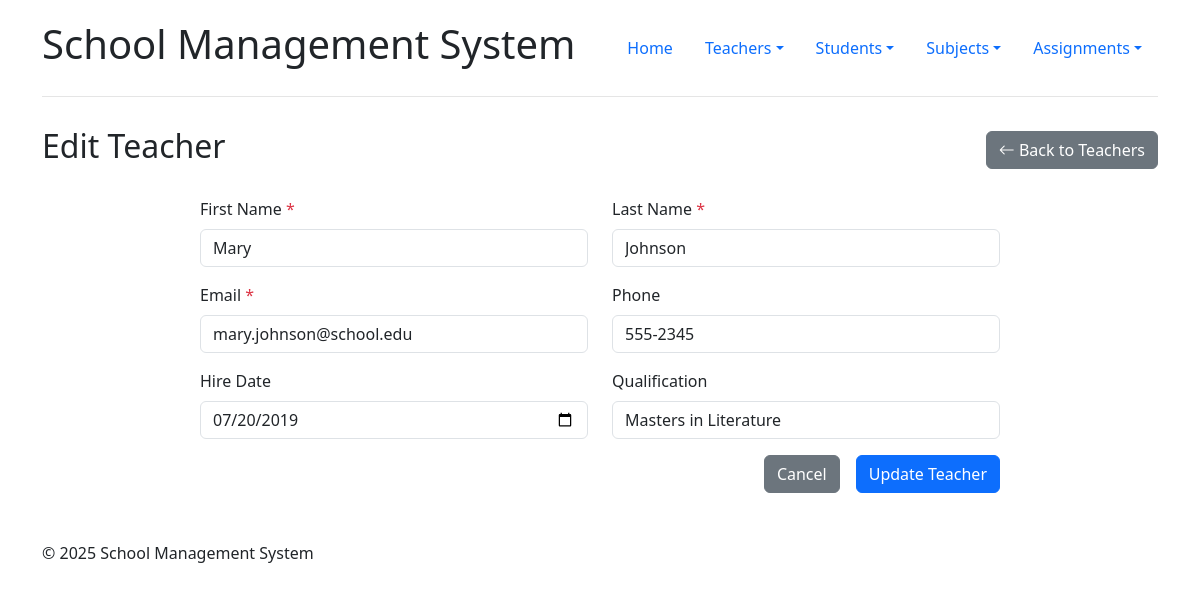
The app's page /teachers/edit.php?id=2 with its own data.
### tables this page shows
CREATE TABLE IF NOT EXISTS teachers (
    teacher_id INT AUTO_INCREMENT PRIMARY KEY,
    first_name VARCHAR(50) NOT NULL,
    last_name VARCHAR(50) NOT NULL,
    email VARCHAR(100) UNIQUE NOT NULL,
    phone VARCHAR(20),
    hire_date DATE,
    qualification VARCHAR(100),
    created_at TIMESTAMP DEFAULT CURRENT_TIMESTAMP,
    updated_at TIMESTAMP DEFAULT CURRENT_TIMESTAMP ON UPDATE CURRENT_TIMESTAMP
);

### config.php (called while the page is built, shortened)
<?php
$host = 'localhost';
$user = 'root';
$password = '';
$database = 'school_management';
$conn = new mysqli($host, $user, $password, $database);
$conn->set_charset("utf8mb4");
function sanitize($data) {
    global $conn;
    $data = trim($data);
    $data = stripslashes($data);
    $data = htmlspecialchars($data);
    return $conn->real_escape_string($data);
}
?>

### teachers/edit.php (the view, shortened to what this page needs)
<?php
require_once '../includes/header.php';
$teacher_id = sanitize($_GET['id']);
$query = "SELECT * FROM teachers WHERE teacher_id = ?";
$stmt = $conn->prepare($query);
$stmt->bind_param("i", $teacher_id);
$stmt->execute();
$result = $stmt->get_result();
$teacher = $result->fetch_assoc();
?>
<div class="row">
    <div class="col-md-12">
        <div class="d-flex justify-content-between align-items-center mb-4">
            <h2>Edit Teacher</h2>
            <a href="index.php" class="btn btn-secondary"><i class="bi bi-arrow-left"></i> Back to Teachers</a>
        </div>
        <div class="form-container">
            <form method="POST" action="">
                <div class="row mb-3">
                    <div class="col-md-6">
                        <label for="first_name" class="form-label">First Name <span class="text-danger">*</span></label>
                        <input type="text" class="form-control" id="first_name" name="first_name" value="<?php echo isset($_POST['first_name']) ? htmlspecialchars($_POST['first_name']) : htmlspecialchars($teacher['first_name']); ?>" required>
                    </div>
                    <div class="col-md-6">
                        <label for="last_name" class="form-label">Last Name <span class="text-danger">*</span></label>
                        <input type="text" class="form-control" id="last_name" name="last_name" value="<?php echo isset($_POST['last_name']) ? htmlspecialchars($_POST['last_name']) : htmlspecialchars($teacher['last_name']); ?>" required>
                    </div>
                </div>
                <div class="row mb-3">
                    <div class="col-md-6">
                        <label for="email" class="form-label">Email <span class="text-danger">*</span></label>
                        <input type="email" class="form-control" id="email" name="email" value="<?php echo isset($_POST['email']) ? htmlspecialchars($_POST['email']) : htmlspecialchars($teacher['email']); ?>" required>
                    </div>
                    <div class="col-md-6">
                        <label for="phone" class="form-label">Phone</label>
                        <input type="text" class="form-control" id="phone" name="phone" value="<?php echo isset($_POST['phone']) ? htmlspecialchars($_POST['phone']) : htmlspecialchars($teacher['phone']); ?>">
                    </div>
                </div>
                <div class="row mb-3">
                    <div class="col-md-6">
                        <label for="hire_date" class="form-label">Hire Date</label>
                        <input type="date" class="form-control" id="hire_date" name="hire_date" value="<?php echo isset($_POST['hire_date']) ? $_POST['hire_date'] : $teacher['hire_date']; ?>">
                    </div>
                    <div class="col-md-6">
                        <label for="qualification" class="form-label">Qualification</label>
                        <input type="text" class="form-control" id="qualification" name="qualification" value="<?php echo isset($_POST['qualification']) ? htmlspecialchars($_POST['qualification']) : htmlspecialchars($teacher['qualification']); ?>">
                    </div>
                </div>
                <div class="d-grid gap-2 d-md-flex justify-content-md-end">
                    <a href="/school/teachers/index.php" class="btn btn-secondary me-md-2">Cancel</a>
                    <button type="submit" class="btn btn-primary">Update Teacher</button>
                </div>
            </form>
        </div>
    </div>
</div>
<?php require_once '../includes/footer.php'; ?>

### includes/header.php (style rules this page uses)
body { padding-top: 20px; padding-bottom: 20px; }
.form-container { max-width: 800px; margin: 0 auto; }

### records on screen
teachers: first_name "Mary", last_name "Johnson", email "mary.johnson@school.edu", phone "555-2345", hire_date "07/20/2019", qualification "Masters in Literature"
